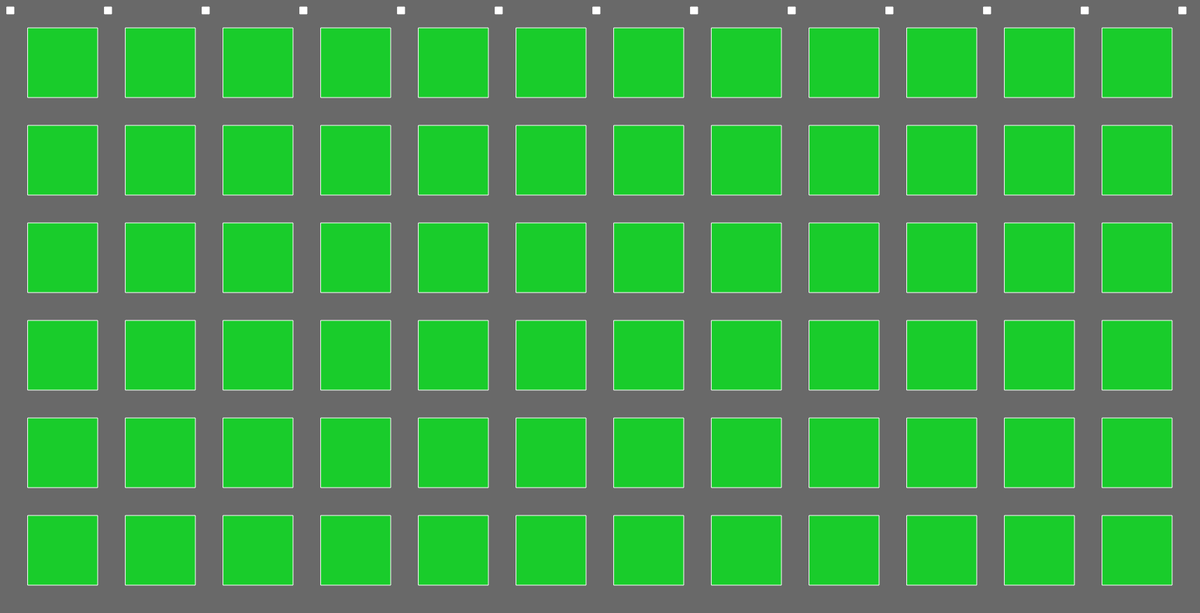
Frame 1 (no input)
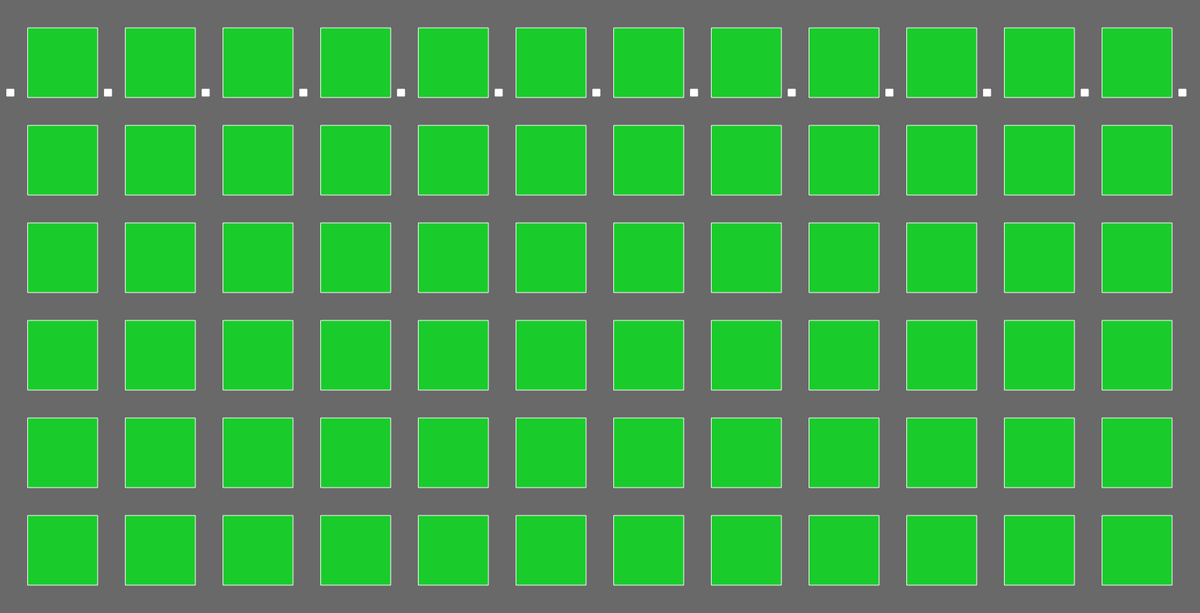
Frame 60 (no input)
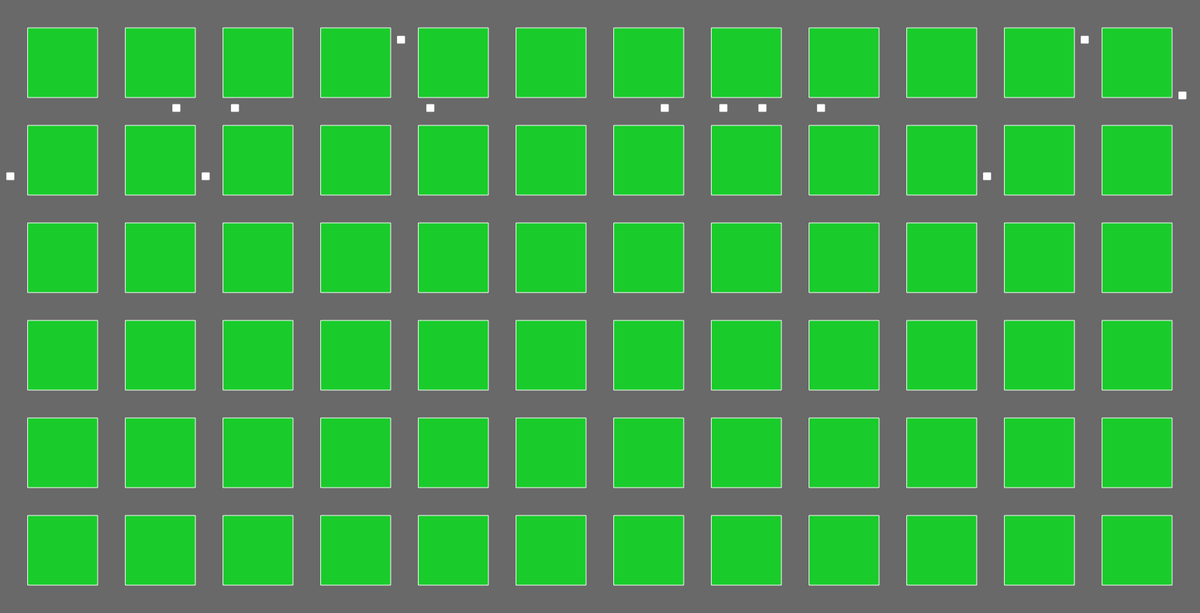
Frame 120 (the mouse pressed at the canvas centre since frame 60)

The p5.js sketch that drew these frames (run headless with seeded random() and noise() and a simulated clock; from frame 60 on, the mouse is pressed at the canvas centre):

// p5.js sketch
// ── sketch.js
var i;
var speed1 = new Array(13);
var speed2 = new Array(13);
var x = new Array(13);
var y = new Array(13);
function setup() {
    createCanvas(1720,880);  
      speed1[0]=2;
      speed2[0]=0;
      x[0]=10;
      y[0]=10;
      for(var i=1;i<13;i++){
      	speed1[i]=2;
      	speed2[i]=0;
      	x[i] = x[i-1]+140;
      	y[i] = 10;
      }
}
function draw() {
      background(105,105,105); 
      for(var i=40;i<width;i+=140){            
          for(var j=40;j<height;j+=140){
              fill(25,204,43);
              stroke(255,255,255);
              rect(i,j,100,100);

        }
      }
      //line(160,0,160,160);
      for(var i=0;i<13;i++){
      		move(i);
  	  }
}
function move(i){
    fill(255);
    rect(x[i],y[i],10,10);
    y[i]+=speed1[i];
    x[i]+=speed2[i];
    if(y[i]<height && y[i]>0 && x[i]>0 && x[i]<width)
    {
        if(((speed1[i]==2 || speed1[i]==-2) && (y[i]==10 || y[i]==150 || y[i]==290 || y[i]==430 || y[i]==570 || y[i]==710 || y[i]==850)) ||
            ((x[i]==10 || x[i]==150 || x[i]==290 || x[i]==430 || x[i]==570 || x[i]==710 || x[i]==850 || x[i]==990 ||
                x[i]==1130 || x[i]==1270 || x[i]==1410 || x[i]==1550 || x[i]==1690) && (speed2[i]==-2 || speed2[i]==2)))
        {
            var t=int(random(0,3.99));
            if(t==0){                        //right
                speed1[i]=0;
                speed2[i]=2;
            }
            else if(t==1){                   //left
                speed1[i]=0;
                speed2[i]=-2;
            }
            else if(t==2){                   //bottom
                speed1[i]=2;
                speed2[i]=0;
            }
            else if(t==3){                   //top
                speed1[i]=-2;
                speed2[i]=0;
            }
        }
    }
    if(x[i]==1720)						//car to again come back after going after of the screen
    	x[i]=0;
    else if(x[i]==0)
    	x[i]=1720;
    else if(y[i]==880)
    	y[i]=0;
    else if(y[i]==0)
    	y[i]=880;
}
